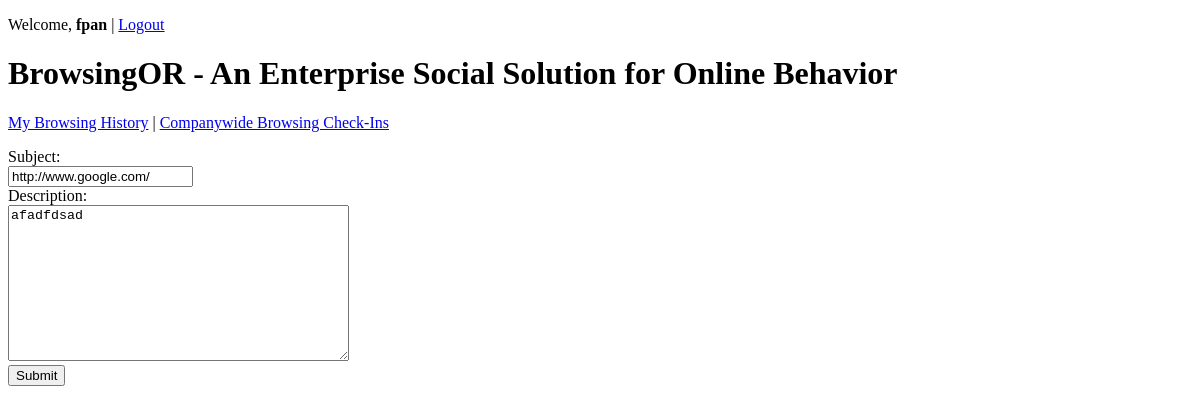
/questions/edit/1/ (signed in), run on an earlier commit of the app's database.
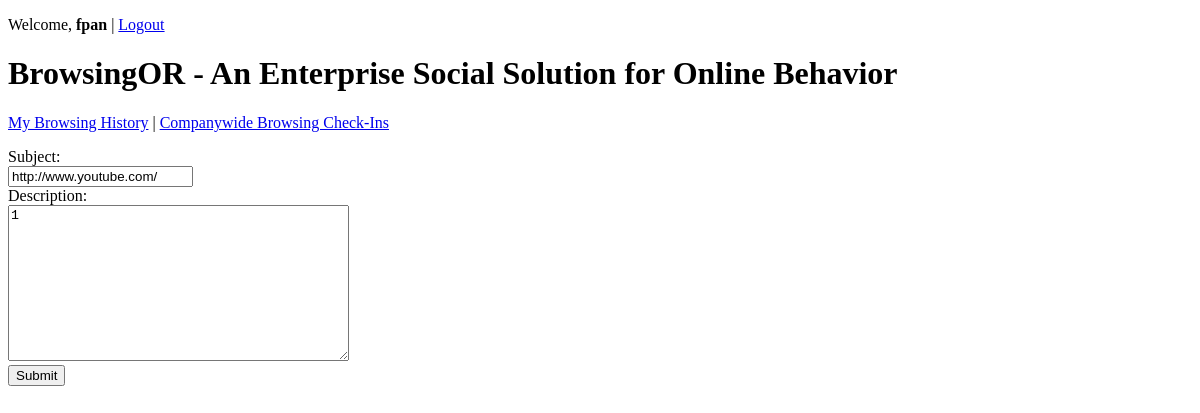
And on a later commit of the database.
### questionsandanswers/models.py (models this page shows, shortened)
class Question(models.Model):
    subject = models.CharField(max_length=200)
    description = models.TextField()
    publication_date = models.DateTimeField()
    def published_today(self):
        return self.publication_date.date() == timezone.now().date()
    published_today.boolean = True
    published_today.short_description = 'Asked today?'
    publication_date = models.DateTimeField(auto_now_add=True)

### questionsandanswers/views.py (the view)
# urls.py: url(r'^questions/edit/(?P<question_id>\d+)/$','questionsandanswers.views.question_edit',name='question_edit'),
@login_required
def question_edit(request, question_id):
    question = get_object_or_404(Question, pk=question_id)
    if request.method == 'POST':
        form = QuestionForm(request.POST, instance=question)
        if form.is_valid():
            form.save()
            return redirect('question_detail', question_id)
    else:
        form = QuestionForm(instance=question)
        return render_to_response('question_edit.html',{'form': form},context_instance=RequestContext(request))

### questionsandanswers/views.py
class QuestionForm(forms.ModelForm):
    class Meta:
       model = Question
       exclude = ('publication_date',)

### jumpingintodjango/templates/question_edit.html (shortened to what this page needs)
{% extends "base.html" %}
{% block content %}
	<form action="" method="post">{% csrf_token %}
	{% include "form_snippet.html"%}
	<input type="submit" value="Submit" />
	</form>
{% endblock %}

### jumpingintodjango/templates/form_snippet.html (shortened to what this page needs)
{% for field in form %}
	<div class="field_container">
		{{ field.label_tag }}</br>
		{{ field }}
	</div>
{% endfor %}

What changed in the data, as far as the page shows it:
changed Question: subject "http://www.google.com/" → "http://www.youtube.com/"; description "afadfdsad" → "1"
